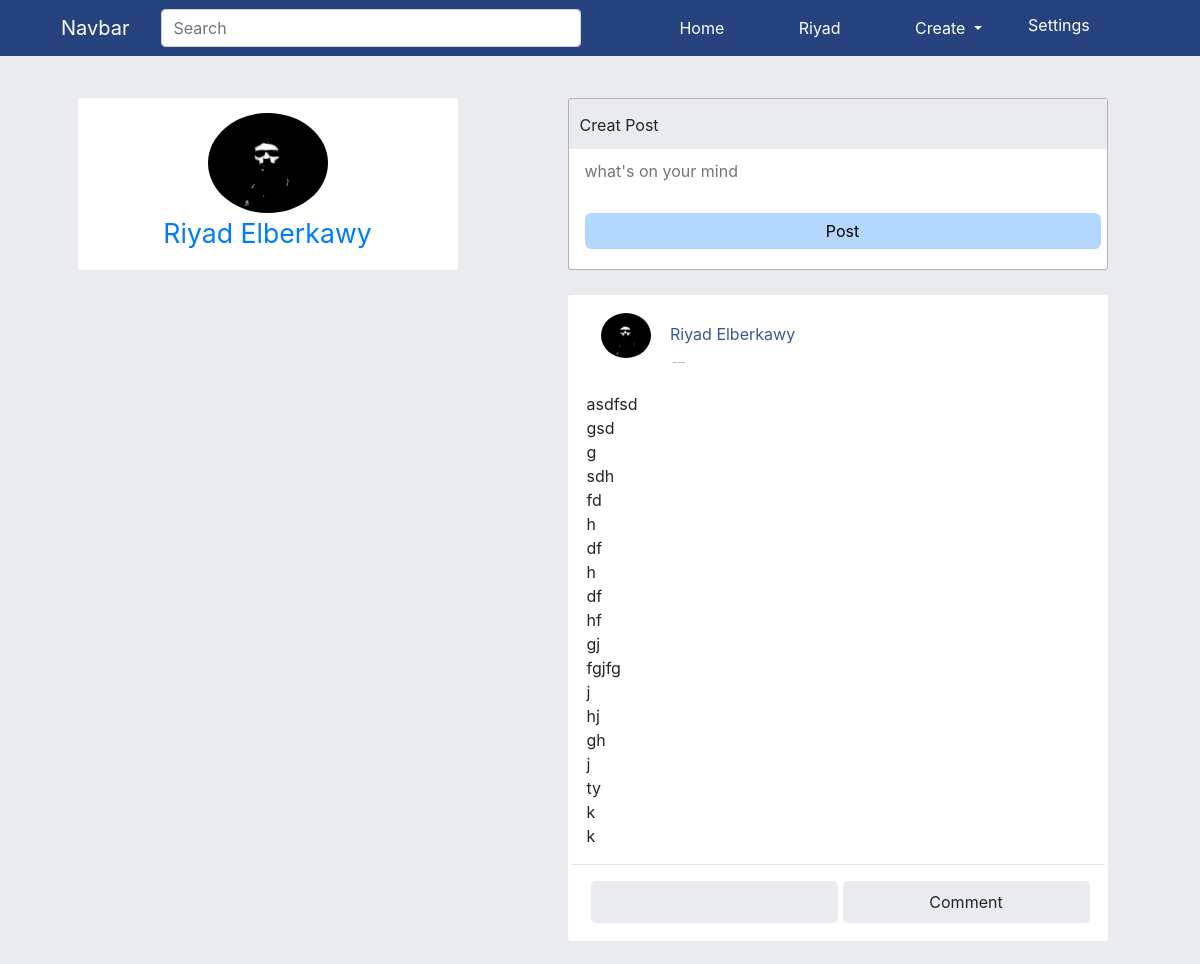
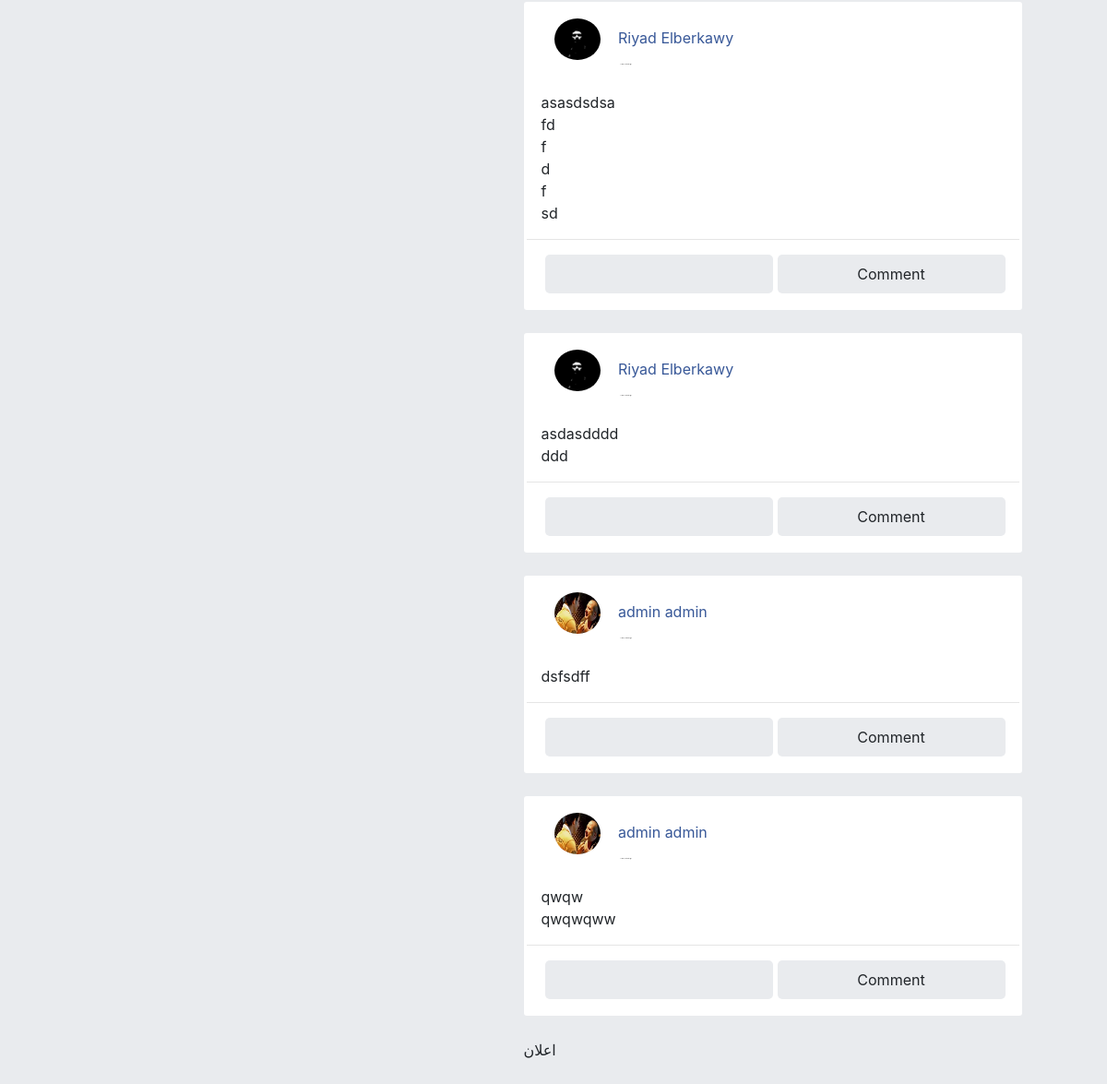
Before: / (signed in) with the older database file (2 pictures, top to bottom).
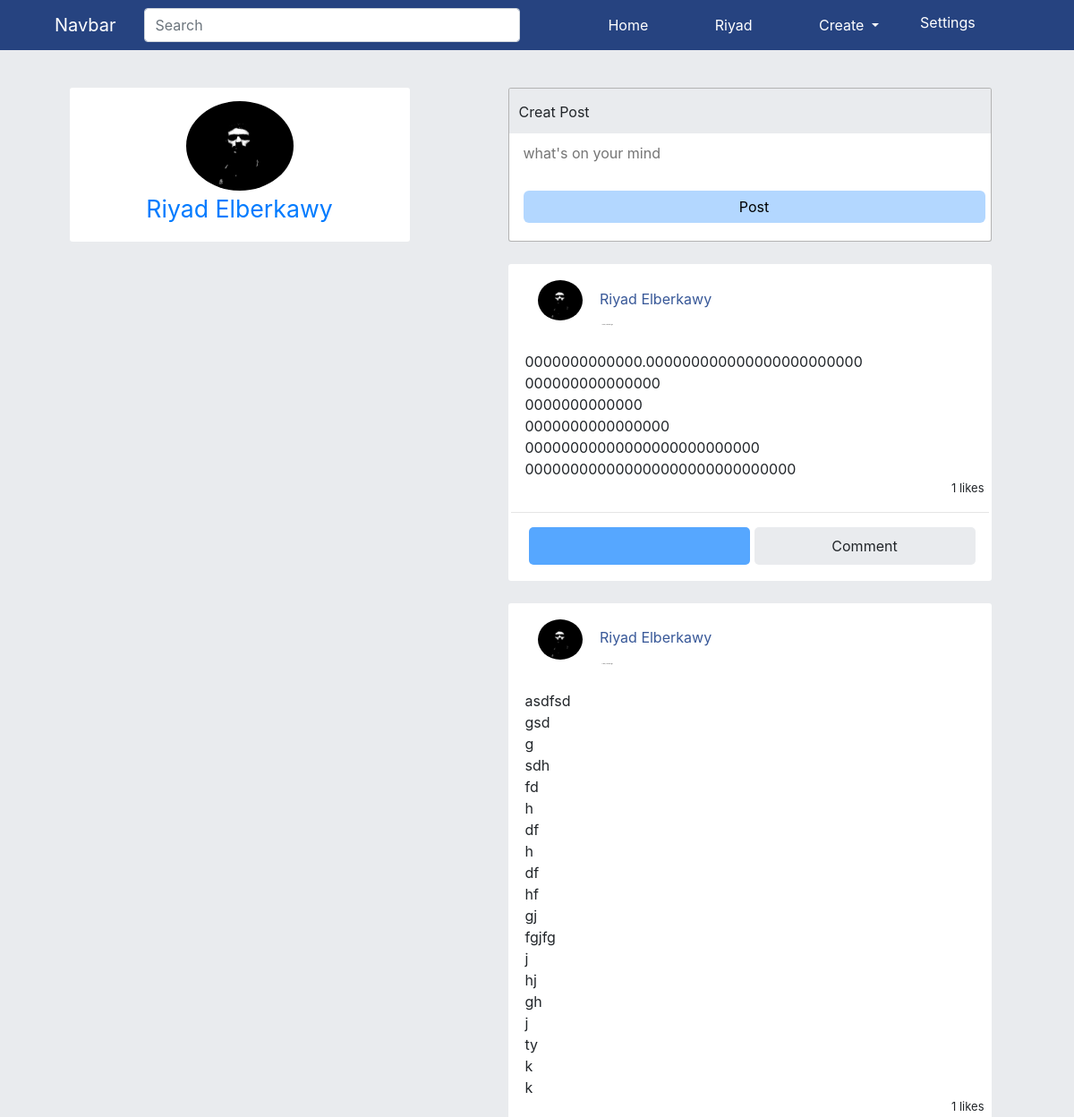
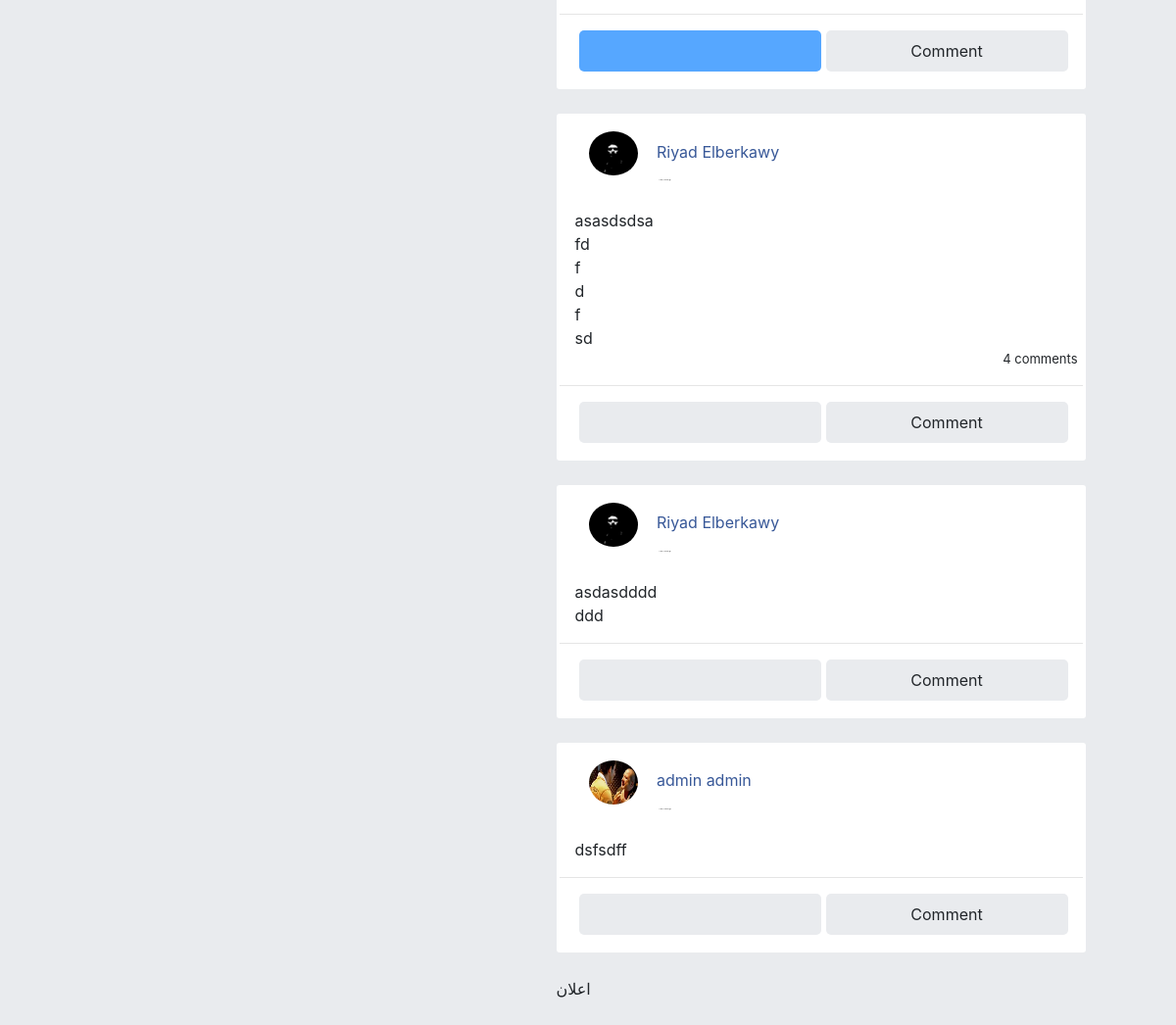
After: the same page with the newer database file (2 pictures, top to bottom).
### posts/models.py (models this page shows, shortened)
class Post(models.Model):
    author          = models.ForeignKey(Users, on_delete=models.CASCADE, related_name='posts', blank=True, null=True)
    community       = models.ForeignKey(Community, on_delete=models.CASCADE, default=None, related_name='posts', blank=True, null=True)
    content         = RichTextField(blank=True, null=True)
    created_at      = models.DateTimeField(default=timezone.now)
    update_at       = models.DateTimeField(auto_now=True)
    viewers         = models.ManyToManyField(Users, related_name='viewed_posts', default=None, blank=True)
    likes          = models.ManyToManyField(Users, related_name='liked_posts', default=None, blank=True)

### accounts/models.py (models this page shows, shortened)
class Users(AbstractBaseUser):
	email 					= models.EmailField(verbose_name="email", max_length=60, unique=True)
	username 				= models.CharField(max_length=30, unique=True)
	first_name				= models.CharField(max_length=30)
	last_name				= models.CharField(max_length=30)
	birthday				= models.DateField(blank=True, null=True)
	is_admin				= models.BooleanField(default=False)
	is_active				= models.BooleanField(default=True)
	is_staff				= models.BooleanField(default=False)
	is_superuser			= models.BooleanField(default=False)
	date_joined 			= models.DateTimeField(verbose_name='date joined', auto_now_add=True)
	last_login 				= models.DateTimeField(verbose_name='last login', auto_now=True)
	USERNAME_FIELD = 'email'
	REQUIRED_FIELDS = ['username']
	objects = MyAccountManager()
	def __str__(self):
		return self.username

class Profile(models.Model):
	user                = models.OneToOneField(Users, on_delete=models.CASCADE, related_name='profile')
	picture				= models.ImageField(upload_to=profile_picture_upload, default="default.jpg")
	cover				= models.ImageField(upload_to=profile_cover_upload, default="default.jpg")
	bio					= models.TextField(max_length=150, blank=True, null=True)
	university			= models.CharField(max_length=30)
	faculty				= models.CharField(max_length=30)
	level				= models.CharField(max_length=30)
	nationality			= models.CharField(max_length=30)
	location			= models.CharField(max_length=30)
	followers 			= models.ManyToManyField(Users, related_name='followers', default=None, blank=True)
	following 			= models.ManyToManyField(Users, related_name='following', default=None, blank=True)

### timeline/views.py (the view)
# urls.py: path('', views.home_page, name="timeline_page"),
def home_page(request):
    cache.clear()
    user = request.user
    if user.is_authenticated:
        user = Users.objects.get(username=request.user)
        posts = Post.objects.filter(Q(author__profile__followers=user) | Q(author=user)).order_by('-created_at')
        page = request.GET.get('', 1)
        paginator = Paginator(posts, 5)
        try:
            posts = paginator.page(page)
        except PageNotAnInteger:
            posts = paginator.page(1)
        except EmptyPage:
            posts = paginator.page(paginator.num_pages)
        context = {
            'user' : user,
            'posts' : posts,
            'now': timezone.now
        }
        template = "home.html"
        return render(request, template, context)
    return redirect('login')

### timeline/templates/home.html (shortened to what this page needs)
{% extends 'base.html' %}
{% load static %}
{% block content %}
    <div id="home-body" class="container">
        <div class="row row-cols-md-2 row-cols-1">
            <section id="left-side" class=" col col-md-4 container-fluid ">
                <div class="info-side row row-cols-1">
                    <div class="user col">
                        <a href="{% url 'profile' user.username %}">
                            <img src="{{ user.profile.picture.url }}" alt="{{ user.username }}"><br>
                            <span>{{ user.first_name }} {{ user.last_name }}</span>
                        </a>
                    </div>
                </div>
            </section>
            <div class="container">
                <div class="row row-cols-1">
                    {% include 'create_post.html' %}
                    <div id="time-line">
                        {% for post in posts %}
                            {% include 'post-box.html' %}
                        {% endfor %}
                        {% if posts.has_next %}
                            <div class="post">اعلان</div>
                        {% endif %}
                    </div>
                </div>
            </div>
        </div>
{% endblock %}

### templates/post-box.html (shortened to what this page needs)
    <div class="post">
        <div data-key="{{ post.id }}" class="post-body col container">
            <div class="row row-cols-1">
                <div class="publisher col">
                    <div>
                        <a href="{% url 'profile' post.author.username %}">
                            <img src="{{ post.author.profile.picture.url }}" alt="{{ post.author.username }}" class="col">
                            <span style="color: #385898" >{{ post.author.first_name }} {{ post.author.last_name }}</span>
                        </a>
                    </div>
                    {% if post.created_at|date:'P' == now|date:'P' %}
                        <span class="since" style="color: #007bff">Now</span>
                    {% elif post.created_at|date:'Y' <  now|date:'Y' %}
                        <span class="since">{{ post.created_at|date:'Y,M,d' }}</span>
                    {% else %}
                        <span class="since">{{ post.created_at|timesince }} ago</span>
                    {% endif %}
                </div>
                <div class="post-content col">
                    {{ post.content |safe}}
                </div>
                <ul class="stat" style="text-align: end; list-style: none; margin: 0; padding: 0px 5px; font-size: small;">
                    {% if post.comments.count > 0 %}
                        <span>{{ post.comments.count }} comments</span>
                    {% endif %}
                    {% if post.likes.count > 0 %}
                        <span>{{ post.likes.count }} likes</span>
                    {% endif %}
                </ul>
                <hr>
                <div class="_ip col ">
                    <ul class="row">
                        {% if request.user in post.likes.all %}
                            <a class="col like-btn active" href="#"><i class="icofont-like"></i></a>
                            {% else %}
                                <a class="col like-btn" href="#"><i class="icofont-like"></i></a>
                        {% endif %}
                        <a class="col comment-btn" href="#">Comment</a>
                    </ul>
                </div>
            </div>
        </div>
    </div>

Changed rows visible on the page:
no longer on this page (row edited): Post: author.profile.picture (placeholder picture), author.first_name "admin", author.last_name "admin", content "qwqw qwqwqww"
added Post: author.profile.picture (picture), author.first_name "Riyad", author.last_name "Elberkawy", content "0000000000000.000000000000000000000000 000000000000000 0000000000000 0000000000000000 00000000000000000000000000 000000000000000000000000000000", likes.count "1"
changed Post "asdfsd gsd g sdh fd h df h df hf gj fgjfg j hj gh j ty k k": likes.count (not shown) → "1"
shown differently, row unchanged: Post "asasdsdsa fd f d f sd": comments.count (not shown) → "4"
